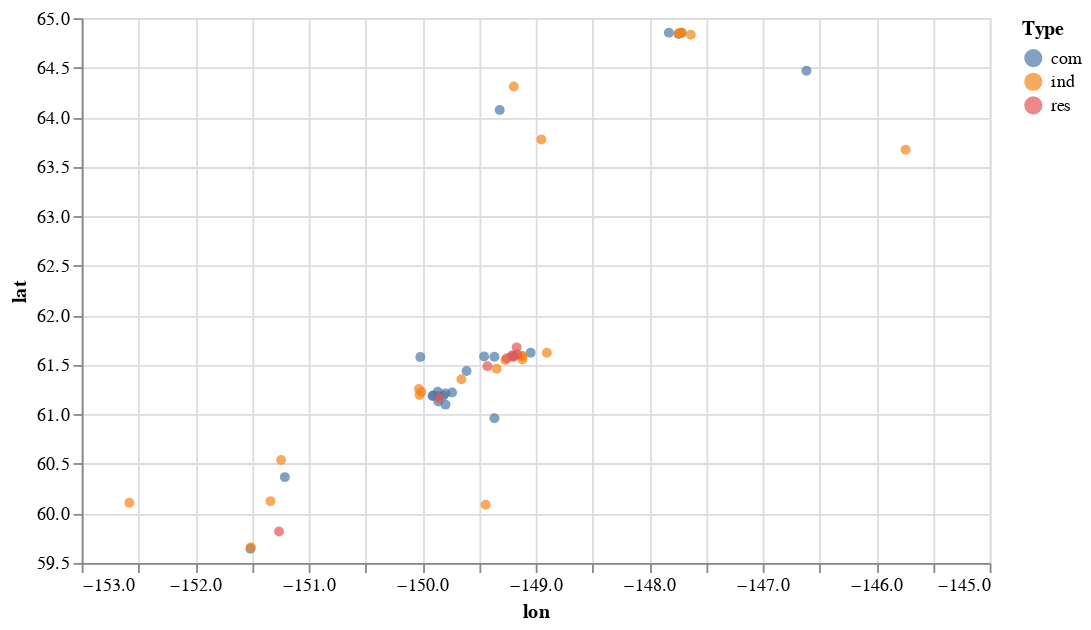

Notebook cell for this chart:
### Code cell
# plot and assign ID for later calculation
alt.Chart(totalfeeders).mark_point(filled = True).encode(
    alt.X('lon:Q',scale=alt.Scale(zero=False)),
    alt.Y('lat:Q',scale=alt.Scale(zero=False)),
    alt.Color('Type:N'),
    alt.OpacityValue(0.7),
    tooltip = [
        alt.Tooltip('ID:N'),
        alt.Tooltip('Type:N'),
        alt.Tooltip('Size:Q'),
        alt.Tooltip('lon:Q'),
        alt.Tooltip('lat:Q')
    ]   
).properties(
    width = 500
).interactive()

# alt.Chart(confeeders).mark_point(filled = True).encode(
#     alt.X('lon:Q',scale=alt.Scale(zero=False)),
#     alt.Y('lat:Q',scale=alt.Scale(zero=False)),
#     alt.Color('Area:N'),
#     alt.OpacityValue(0.5),
#     tooltip = [
#         alt.Tooltip('ID:N'),
#         alt.Tooltip('Area:N'),
#         alt.Tooltip('number:Q')
#     ]   
# ).properties(
#     width = 500
# )

### Figure 1 — Vega-Lite specification as saved in the notebook (floating-point values rounded to 4 significant figures)
{"config": {"view": {"continuousWidth": 400, "continuousHeight": 300}}, "data": {"name": "data-56d7d5a70ed21a810812fd34b91599dc"}, "mark": {"type": "point", "filled": true}, "encoding": {"color": {"field": "Type", "type": "nominal"}, "opacity": {"value": 0.7}, "tooltip": [{"field": "ID", "type": "nominal"}, {"field": "Type", "type": "nominal"}, {"field": "Size", "type": "quantitative"}, {"field": "lon", "type": "quantitative"}, {"field": "lat", "type": "quantitative"}], "x": {"field": "lon", "scale": {"zero": false}, "type": "quantitative"}, "y": {"field": "lat", "scale": {"zero": false}, "type": "quantitative"}}, "selection": {"selector001": {"type": "interval", "bind": "scales", "encodings": ["x", "y"]}}, "width": 500, "$schema": "https://vega.github.io/schema/vega-lite/v4.17.0.json", "datasets": {"data-56d7d5a70ed21a810812fd34b91599dc": [{"ID": 1, "Type": "com", "Size": 1477, "lon": -147.8, "lat": 64.85}, {"ID": 2, "Type": "com", "Size": 1511, "lon": -147.7, "lat": 64.84}, {"ID": 3, "Type": "com", "Size": 1181, "lon": -147.7, "lat": 64.85}, {"ID": 4, "Type": "com", "Size": 1126, "lon": -146.6, "lat": 64.47}, {"ID": 5, "Type": "com", "Size": 480, "lon": -149.3, "lat": 64.07}, {"ID": 6, "Type": "com", "Size": 1241, "lon": -149.5, "lat": 61.58}, {"ID": 7, "Type": "com", "Size": 1464, "lon": -149.2, "lat": 61.59}, {"ID": 8, "Type": "com", "Size": 1240, "lon": -149.4, "lat": 61.58}, {"ID": 9, "Type": "com", "Size": 750, "lon": -149.4, "lat": 60.96}, {"ID": 10, "Type": "com", "Size": 1305, "lon": -149.0, "lat": 61.62}, {"ID": 11, "Type": "com", "Size": 1509, "lon": -149.8, "lat": 61.19}, {"ID": 12, "Type": "com", "Size": 1432, "lon": -149.8, "lat": 61.21}, {"ID": 13, "Type": "com", "Size": 1181, "lon": -149.7, "lat": 61.22}, {"ID": 14, "Type": "com", "Size": 962, "lon": -149.6, "lat": 61.44}, {"ID": 15, "Type": "com", "Size": 916, "lon": -149.8, "lat": 61.1}, {"ID": 16, "Type": "com", "Size": 1191, "lon": -149.9, "lat": 61.19}, {"ID": 17, "Type": "com", "Size": 1424, "lon": -149.9, "lat": 61.19}, {"ID": 18, "Type": "com", "Size": 1130, "lon": -149.9, "lat": 61.13}, {"ID": 19, "Type": "com", "Size": 1500, "lon": -149.9, "lat": 61.19}, {"ID": 20, "Type": "com", "Size": 755, "lon": -149.9, "lat": 61.23}, {"ID": 21, "Type": "com", "Size": 1506, "lon": -151.5, "lat": 59.64}, {"ID": 22, "Type": "com", "Size": 1337, "lon": -151.2, "lat": 60.37}, {"ID": 23, "Type": "com", "Size": 1148, "lon": -150.0, "lat": 61.58}, {"ID": 24, "Type": "ind", "Size": 80, "lon": -149.3, "lat": 61.46}, {"ID": 25, "Type": "ind", "Size": 48, "lon": -152.6, "lat": 60.11}, {"ID": 26, "Type": "ind", "Size": 75, "lon": -150.0, "lat": 61.2}, {"ID": 27, "Type": "ind", "Size": 76, "lon": -149.1, "lat": 61.59}, {"ID": 28, "Type": "ind", "Size": 52, "lon": -149.1, "lat": 61.59}, {"ID": 29, "Type": "ind", "Size": 80, "lon": -151.2, "lat": 60.54}, {"ID": 30, "Type": "ind", "Size": 38, "lon": -149.4, "lat": 60.09}, {"ID": 31, "Type": "ind", "Size": 55, "lon": -149.3, "lat": 61.55}, {"ID": 32, "Type": "ind", "Size": 77, "lon": -150.0, "lat": 61.23}, {"ID": 33, "Type": "ind", "Size": 78, "lon": -149.1, "lat": 61.55}, {"ID": 34, "Type": "ind", "Size": 80, "lon": -151.5, "lat": 59.66}, {"ID": 35, "Type": "ind", "Size": 77, "lon": -149.7, "lat": 61.35}, {"ID": 36, "Type": "ind", "Size": 62, "lon": -151.3, "lat": 60.12}, {"ID": 37, "Type": "ind", "Size": 79, "lon": -150.0, "lat": 61.26}, {"ID": 38, "Type": "ind", "Size": 68, "lon": -148.9, "lat": 61.62}, {"ID": 39, "Type": "ind", "Size": 66, "lon": -147.7, "lat": 64.85}, {"ID": 40, "Type": "ind", "Size": 51, "lon": -147.7, "lat": 64.85}, {"ID": 41, "Type": "ind", "Size": 59, "lon": -149.2, "lat": 64.31}, {"ID": 42, "Type": "ind", "Size": 67, "lon": -147.7, "lat": 64.84}, {"ID": 43, "Type": "ind", "Size": 50, "lon": -149.0, "lat": 63.78}, {"ID": 44, "Type": "ind", "Size": 50, "lon": -147.6, "lat": 64.83}, {"ID": 45, "Type": "ind", "Size": 46, "lon": -145.7, "lat": 63.67}, {"ID": 46, "Type": "res", "Size": 8700, "lon": -149.2, "lat": 61.6}, {"ID": 47, "Type": "res", "Size": 6269, "lon": -149.2, "lat": 61.68}, {"ID": 48, "Type": "res", "Size": 8700, "lon": -149.8, "lat": 61.17}, {"ID": 49, "Type": "res", "Size": 8700, "lon": -149.4, "lat": 61.49}, {"ID": 50, "Type": "res", "Size": 8700, "lon": -149.3, "lat": 61.57}, {"ID": 51, "Type": "res", "Size": 8700, "lon": -149.2, "lat": 61.58}, {"ID": 52, "Type": "res", "Size": 7081, "lon": -149.2, "lat": 61.59}, {"ID": 53, "Type": "res", "Size": 3783, "lon": -151.3, "lat": 59.82}]}}
